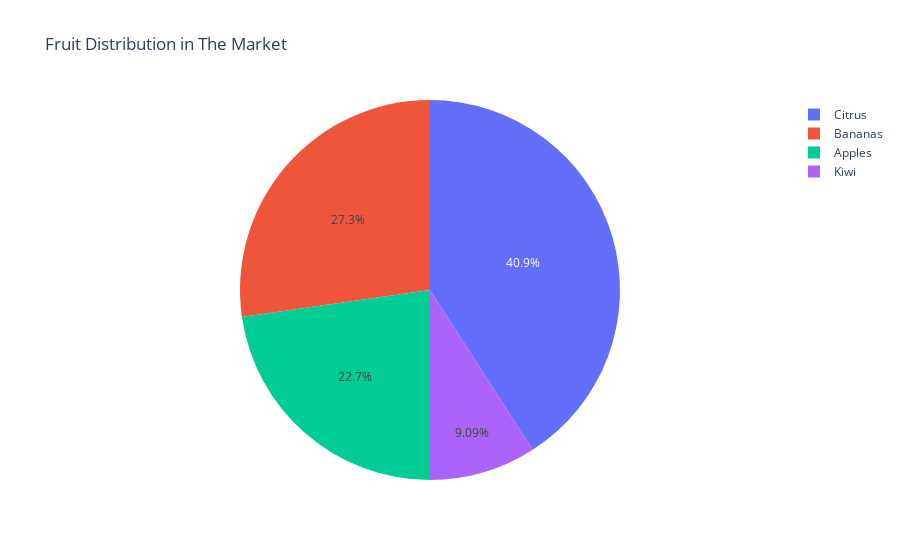

Notebook source saved alongside this figure:
### Code cell
import plotly.express as px

labels = ['Apples', 'Bananas', 'Citrus', 'Kiwi']
values = [25, 30, 45, 10]


fig = px.pie(names=labels, values = values, title = 'Fruit Distribution in The Market')
fig.show()

### Figure 1 — Plotly figure (JSON) as saved in the notebook; plotly's stock layout.template omitted (floating-point values rounded to 4 significant figures)
{"data": [{"domain": {"x": [0, 1], "y": [0, 1]}, "hovertemplate": "label=%{label}<br>value=%{value}<extra></extra>", "labels": ["Apples", "Bananas", "Citrus", "Kiwi"], "legendgroup": "", "name": "", "showlegend": true, "type": "pie", "values": [25, 30, 45, 10]}], "layout": {"legend": {"tracegroupgap": 0}, "title": {"text": "Fruit Distribution in The Market"}}}
